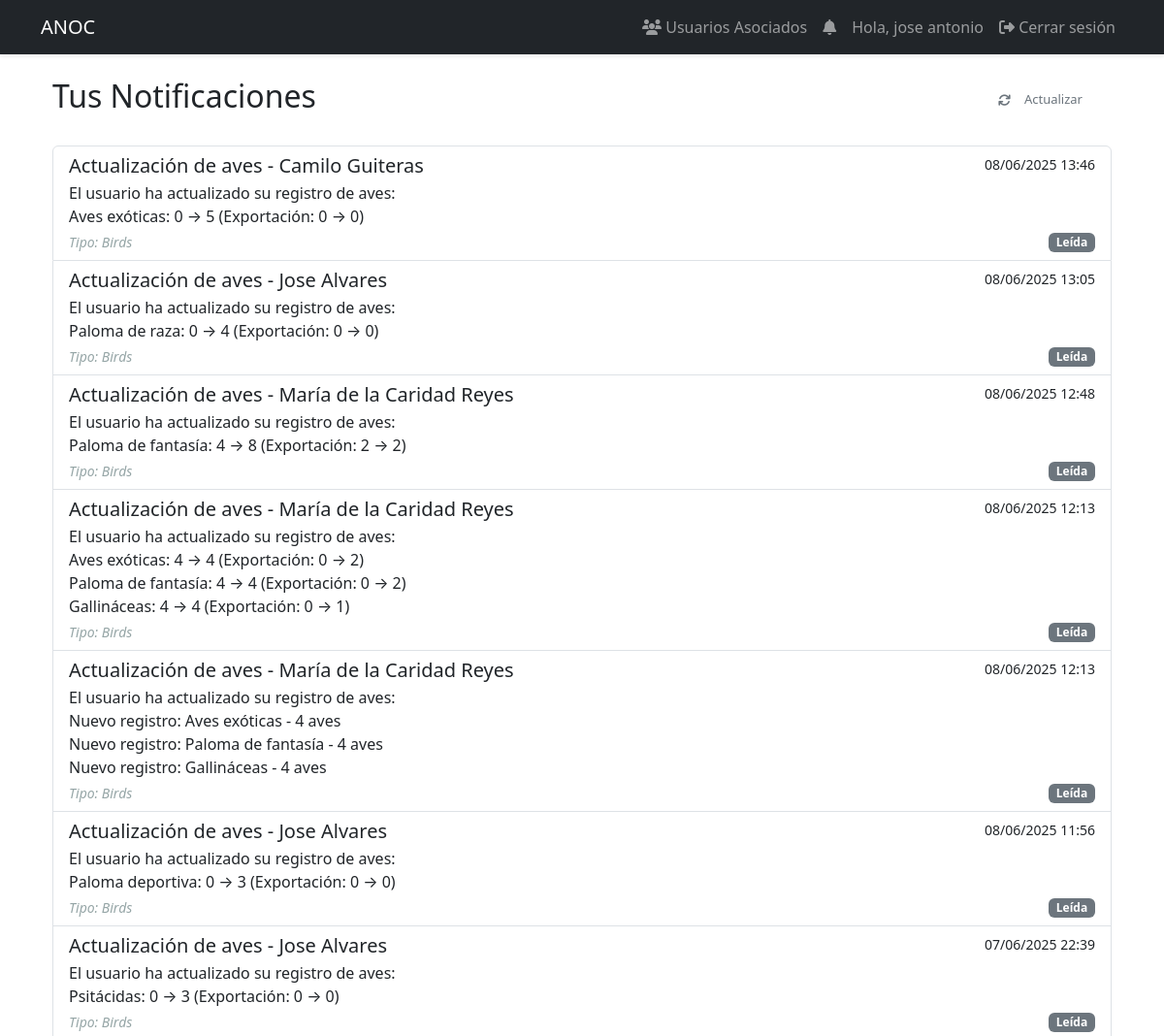
The app's page /notifications (signed in, upper part), older data.
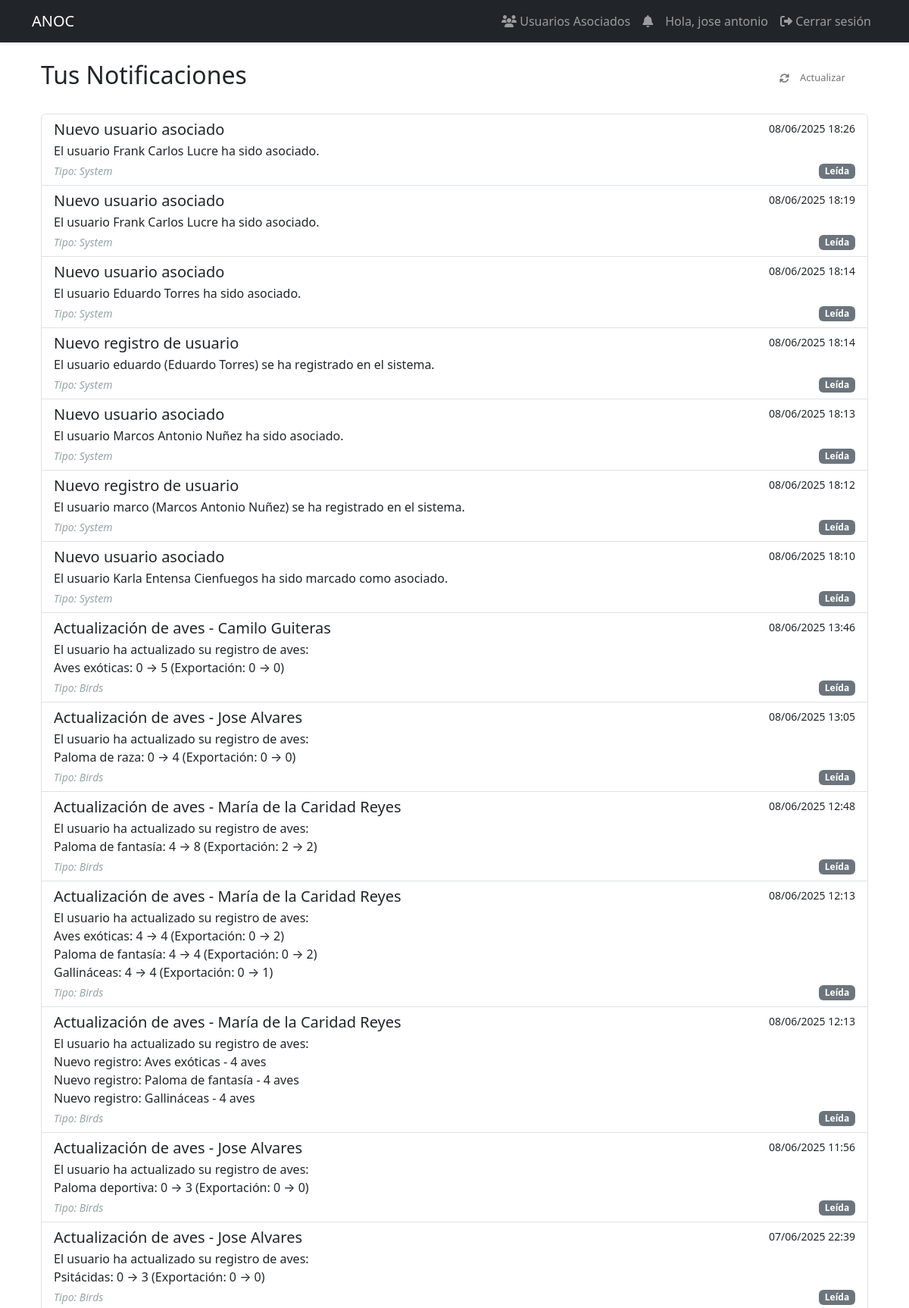
The same page, newer data.
### models.py (models this page shows)
class Notification(db.Model):
    id = db.Column(db.Integer, primary_key=True)
    user_id = db.Column(db.Integer, db.ForeignKey('user.id'), nullable=False)
    title = db.Column(db.String(100), nullable=False)
    message = db.Column(db.Text, nullable=False)
    is_read = db.Column(db.Boolean, default=False)
    created_at = db.Column(db.DateTime, default=datetime.utcnow)
    notification_type = db.Column(db.String(50))  # 'system', 'food', 'birds', 'award'

### app.py (the view)
@app.route('/notifications')
@login_required
def notifications():
    all_notifications = db.session.execute(
        select(Notification)
        .where(Notification.user_id == current_user.id)
        .order_by(Notification.created_at.desc())
    ).scalars().all()
    mark_notifications_as_read(current_user.id)
    return render_template('notifications.html', notifications=all_notifications)

### app.py (called while the page is built)
@login_manager.user_loader
def load_user(user_id):
    return db.session.get(User, int(user_id))

def mark_notifications_as_read(user_id):
    db.session.execute(
        update(Notification)
        .where(Notification.user_id == user_id, Notification.is_read == False)
        .values(is_read=True)
    )
    db.session.commit()

### templates/notifications.html
{% extends "base.html" %}
{% block content %}
    <div class="container mt-4">
        <div class="d-flex justify-content-between align-items-center mb-4">
            <h2>Tus Notificaciones</h2>
            <a href="{{ url_for('notifications') }}" class="btn btn-sm btn-outline-secondary">
                <i class="fas fa-sync"></i> Actualizar
            </a>
        </div>
        {% if notifications %}
            <div class="list-group">
                {% for notification in notifications %}
                    <div class="list-group-item list-group-item-action flex-column align-items-start
                        {% if not notification.is_read %}list-group-item-primary{% endif %}">
                        <div class="d-flex w-100 justify-content-between">
                            <h5 class="mb-1">{{ notification.title }}</h5>
                            <small>{{ notification.created_at.strftime('%d/%m/%Y %H:%M') }}</small>
                        </div>
                        <p class="mb-1">{{ notification.message | replace('\n', '<br>') | safe }}</p>
                        <div class="d-flex justify-content-between align-items-center">
                            <small class="text-muted">
                                Tipo: {{ notification.notification_type | capitalize }}
                            </small>
                            {% if not notification.is_read %}
                                <form method="POST" action="{{ url_for('mark_notification_read', notification_id=notification.id) }}">
                                    <button type="submit" class="btn btn-sm btn-success">
                                        <i class="fas fa-check"></i> Marcar como leída
                                    </button>
                                </form>
                            {% else %}
                                <span class="badge bg-secondary">Leída</span>
                            {% endif %}
                        </div>
                    </div>
                {% endfor %}
            </div>
        {% else %}
            <div class="alert alert-info">
                <i class="fas fa-info-circle"></i> No tienes notificaciones.
            </div>
        {% endif %}
    </div>
{% endblock %}

Row changes from the older to the newer data that the page shows:
added Notification: title "Nuevo usuario asociado", created_at "08/06/2025 18:26", message "El usuario Frank Carlos Lucre ha sido asociado.", notification_type "System", is_read "Leída"
added Notification: title "Nuevo usuario asociado", created_at "08/06/2025 18:19", message "El usuario Frank Carlos Lucre ha sido asociado.", notification_type "System", is_read "Leída"
added Notification: title "Nuevo usuario asociado", created_at "08/06/2025 18:14", message "El usuario Eduardo Torres ha sido asociado.", notification_type "System", is_read "Leída"
added Notification: title "Nuevo registro de usuario", created_at "08/06/2025 18:14", message "El usuario eduardo (Eduardo Torres) se ha registrado en el sistema.", notification_type "System", is_read "Leída"
added Notification: title "Nuevo usuario asociado", created_at "08/06/2025 18:13", message "El usuario Marcos Antonio Nuñez ha sido asociado.", notification_type "System", is_read "Leída"
added Notification: title "Nuevo registro de usuario", created_at "08/06/2025 18:12", message "El usuario marco (Marcos Antonio Nuñez) se ha registrado en el sistema.", notification_type "System", is_read "Leída"
added Notification: title "Nuevo usuario asociado", created_at "08/06/2025 18:10", message "El usuario Karla Entensa Cienfuegos ha sido marcado como asociado.", notification_type "System", is_read "Leída"
